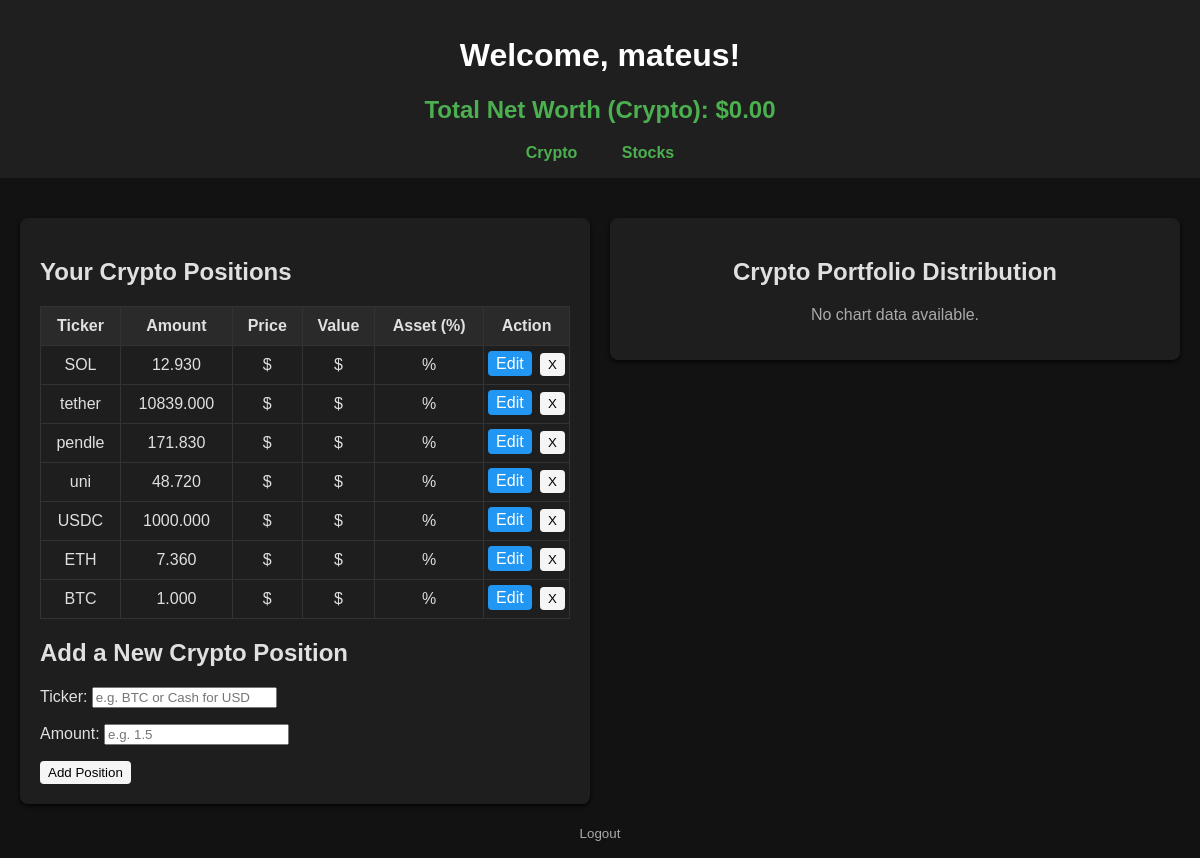
Before: /home/ (signed in) with the older database file.
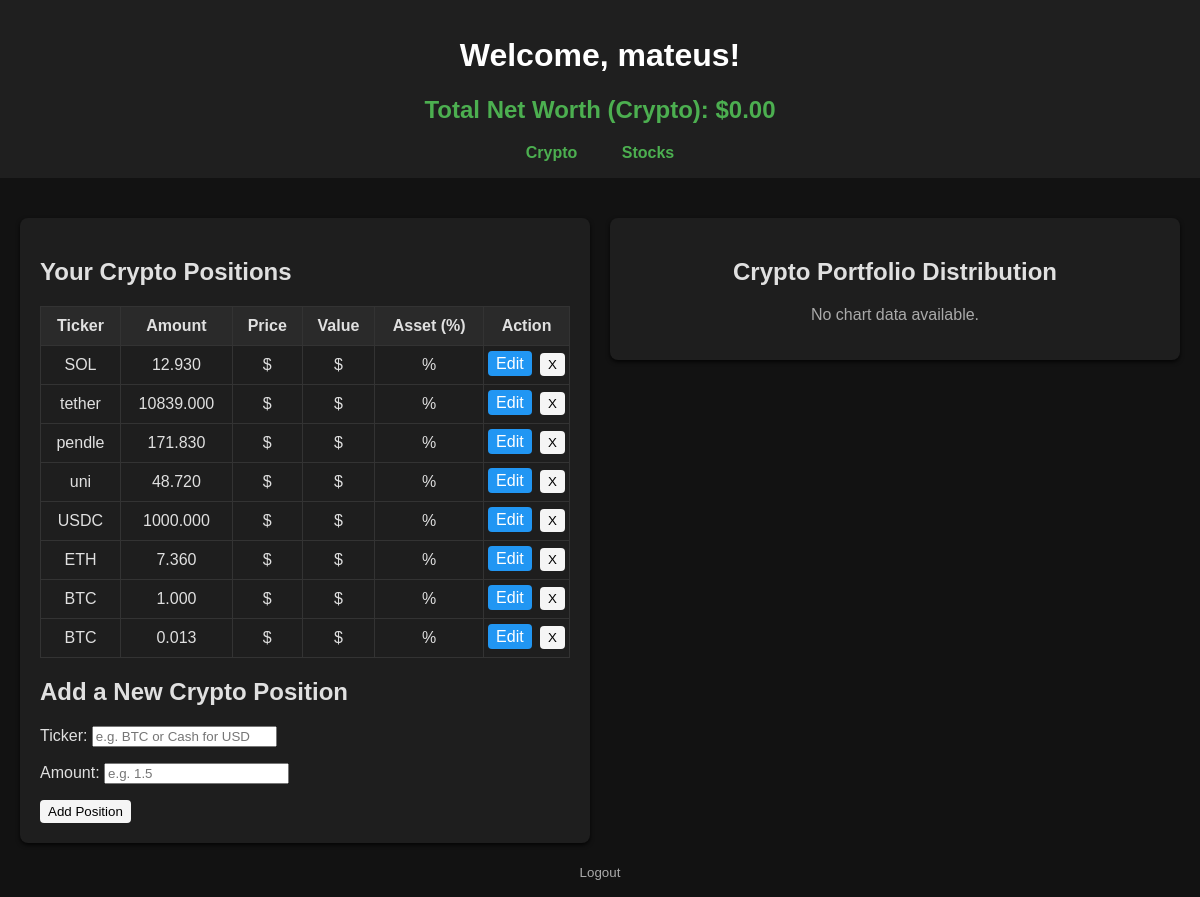
After: the same page with the newer database file.
### portfolio/models.py (models this page shows, shortened)
class Asset(models.Model):
    ASSET_TYPE_CHOICES = [
        ('crypto', 'Crypto'),
        ('stock', 'Stock'),
    ]
    ticker = models.CharField(max_length=10)
    amount = models.DecimalField(max_digits=19, decimal_places=3)
    owner = models.ForeignKey(User, on_delete=models.CASCADE)
    type = models.CharField(max_length=10, choices=ASSET_TYPE_CHOICES, default='crypto')

### portfolio/views.py (the view)
# urls.py: path('home/', home, name='home'),
@login_required
def home(request):
    if request.method == 'POST':
        form = AddAssetForm(request.POST)
        if form.is_valid():
            asset = form.save(commit=False)
            asset.owner = request.user
            asset.type = 'crypto'
            asset.save()
            return redirect('home')  # Refresh the page after adding the asset
        else:
            messages.error(request, "Failed to add asset. Please check your inputs.")
    else:
        form = AddAssetForm()
    user_assets = Asset.objects.filter(owner=request.user, type='crypto')
    tickers = ['bitcoin'] + [map_ticker(asset.ticker) for asset in user_assets]
    prices = get_multiple_asset_prices(tickers)
    bitcoin_price = prices.get('bitcoin', {}).get('usd', 'N/A')
    total_net_worth = sum(
        (Decimal(str(prices.get(map_ticker(asset.ticker), {}).get('usd', 0))) * asset.amount)
        for asset in user_assets
    )
    assets_with_value = []
    labels = []
    values = []
    for asset in user_assets:
        coin_id = map_ticker(asset.ticker)
        price = prices.get(coin_id, {}).get('usd')  # Get price per token
        if price is not None:
            price = Decimal(str(price))
        value = price * asset.amount if price else None
        asset_dict = {
            'id': asset.id,
            'ticker': asset.ticker,
            'amount': asset.amount,
            'price': price if price else '-',  # Add price per token
            'value': value if value else '-',
        }
        if total_net_worth > 0 and value:
            percentage = (value / total_net_worth) * 100
            asset_dict['percentage'] = percentage
        else:
            asset_dict['percentage'] = '-'
        assets_with_value.append(asset_dict)
        if value and total_net_worth > 0:
            labels.append(asset.ticker)
            values.append(float(value / total_net_worth * 100))
    if labels and values:
        fig = go.Figure(data=[go.Pie(labels=labels, values=values, textinfo='label+percent')])
        fig.update_layout(
            title="Crypto Portfolio Distribution",
            margin=dict(t=50, b=50, l=25, r=25),
            paper_bgcolor="#121212",
            plot_bgcolor="#121212",
            font=dict(color="#e0e0e0")
        )
        chart_html = fig.to_html(full_html=False)
    else:
        chart_html = None
    return render(request, 'home.html', {
        'username': request.user.username,
        'assets': assets_with_value,
        'form': form,
        'bitcoin_price': bitcoin_price,  # Pass the Bitcoin price to the template
        'total_net_worth': total_net_worth,
        'chart': chart_html,
    })

### portfolio/forms.py
class AddAssetForm(forms.ModelForm):
    class Meta:
        model = Asset
        fields = ['ticker', 'amount']
        widgets = {
            'ticker': forms.TextInput(attrs={'placeholder': 'e.g. BTC or Cash for USD'}),
            'amount': forms.NumberInput(attrs={'placeholder': 'e.g. 1.5'}),
        }

### portfolio/views.py (called while the page is built)
def get_multiple_asset_prices(tickers):
    ids = ','.join(tickers)
    url = f"https://api.coingecko.com/api/v3/simple/price?ids={ids}&vs_currencies=usd"
    try:
        response = requests.get(url)
        response.raise_for_status()
        return response.json()  # Returns a dictionary with prices
    except requests.exceptions.RequestException as e:
        print(f"Error fetching prices: {e}")
        return {}

def map_ticker(ticker):
    return COINGECKO_TICKER_MAPPING.get(ticker.lower(), ticker.lower())

### portfolio/templates/home.html (shortened to what this page needs)
<!DOCTYPE html>
<html lang="en">
<head>
</head>
{% load humanize %}
<body>
    <header>
        <h1>Welcome, {{ username }}!</h1>
        <div style="margin-top: 10px; font-size: 1.5em; font-weight: bold; color: #4caf50;">
            Total Net Worth (Crypto): ${{ total_net_worth|floatformat:2 }}
        </div>
        <nav style="margin-top: 20px; text-align: center;">
            <a href="{% url 'home' %}" style="margin: 0 20px; color: #4caf50; text-decoration: none; font-weight: bold;">Crypto</a>
            <a href="{% url 'stocks' %}" style="margin: 0 20px; color: #4caf50; text-decoration: none; font-weight: bold;">Stocks</a>
        </nav>
    </header>
    <div class="container" style="flex-direction: column; align-items: center; padding-top: 20px;">
        <div style="display: flex; flex-wrap: wrap; gap: 20px; width: 100%; justify-content: center; align-items: flex-start;">
            <div class="card" style="flex: 1 1 45%; min-width: 350px;">
                <h2>Your Crypto Positions</h2>
                {% if assets %}
                <table>
                    <thead>
                        <tr>
                            <th>Ticker</th>
                            <th>Amount</th>
                            <th>Price</th>
                            <th>Value</th>
                            <th>Asset (%)</th>
                            <th>Action</th>
                        </tr>
                    </thead>
                    <tbody>
                        {% for asset in assets %}
                        <tr>
                            <td>{{ asset.ticker }}</td>
                            <td>{{ asset.amount }}</td>
                            <td>
                                {% if asset.price %}
                                    ${{ asset.price|floatformat:2 }}
                                {% else %}
                                    -
                                {% endif %}
                            </td>
                            <td>
                                {% if asset.value %}
                                    ${{ asset.value|floatformat:2 }}
                                {% else %}
                                    Could not fetch price
                                {% endif %}
                            </td>
                            <td>
                                {% if asset.percentage %}
                                    {{ asset.percentage|floatformat:2 }}%
                                {% else %}
                                    -
                                {% endif %}
                            </td>
                            <td style="white-space: nowrap;">
                                <a href="{% url 'edit_holding' asset.id %}" style="background: #2196f3; color: white; border: none; border-radius: 4px; padding: 4px 8px; text-decoration: none; margin-right: 4px;">Edit</a>
                                <form action="{% url 'delete_holding' asset.id %}" method="post" style="display:inline;">
                                    <button type="submit">X</button>
                                </form>
                            </td>
                        </tr>
                        {% endfor %}
                    </tbody>
                </table>
                {% else %}
                <p>You have no crypto positions yet.</p>
                {% endif %}
                <h2>Add a New Crypto Position</h2>
                <form method="post">
                    {{ form.as_p }}
                    <button type="submit">Add Position</button>
                </form>
            </div>
            <div class="card pie-chart-container" style="flex: 1 1 45%; min-width: 350px;">
                <h2>Crypto Portfolio Distribution</h2>
                <div>
                    {% if chart %}
                        {{ chart|safe }}
                    {% else %}
                        <p style="color: #aaa;">No chart data available.</p>
                    {% endif %}
                </div>
            </div>
        </div>
    </div>
    <footer>
        <p>
            <form action="{% url 'logout' %}" method="post" style="display:inline;">
                <button type="submit" style="background:none; border:none; color:inherit; cursor:pointer; padding:0;">Logout</button>
            </form>
        </p>
    </footer>
</body>
</html>

### portfolio/templates/home.html (style rules this page uses)
body { font-family: Arial, sans-serif; margin: 0; padding: 0; background-color: #121212; color: #e0e0e0; }
header { background-color: #1f1f1f; color: #fff; padding: 1rem; text-align: center; }
.container { margin: 20px; display: flex; flex-wrap: wrap; gap: 20px; }
.card { background: #1e1e1e; border-radius: 8px; box-shadow: 0 2px 4px rgba(0, 0, 0, 0.8); padding: 20px; flex: 1 1 45%; color: #e0e0e0; }
table { width: 100%; border-collapse: collapse; }
th, td { padding: 10px; border: 1px solid #333; text-align: center; vertical-align: middle; }
th { background-color: #2a2a2a; }
td { background-color: #1e1e1e; }
th:last-child, td:last-child { width: 50px; padding: 4px; }
button { cursor: pointer; background-color: whitesmoke; color: black; border: none; border-radius: 4px; padding: 4px 8px; transition: background-color 0.2s ease; }
a { color: #4caf50; text-decoration: none; }
.pie-chart-container { text-align: center; }
footer { margin-top: 20px; text-align: center; color: #aaa; }

Changed rows visible on the page:
added Asset: ticker "BTC", amount "0.013"
Other visible differences:
new list line: "$ $ % Edit X"
